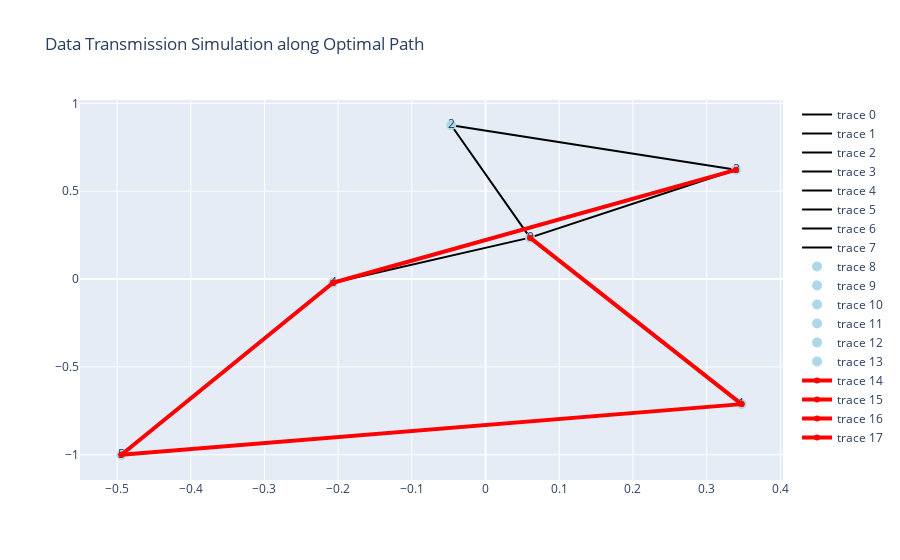

The cell this chart's notebook holds for it:
### Code cell
import networkx as nx
import plotly.graph_objects as go

# Define the graph
G = nx.Graph()
edges = [(0, 1, 4), (1, 5, 2), (5, 4, 3), (4, 3, 7), (3, 2, 8), (0, 4, 15), (0, 2, 12), (3, 0, 1)]
G.add_weighted_edges_from(edges)

# Define the optimal path
optimal_path = [3, 4, 5, 1, 0]

# Create Plotly figure
fig = go.Figure()

# Add edges to the figure
for (u, v, d) in G.edges(data=True):
    fig.add_trace(go.Scatter(x=[pos[u][0], pos[v][0]], y=[pos[u][1], pos[v][1]], 
                             mode='lines+text', line=dict(width=2, color='black')))

# Add nodes
for node in G.nodes():
    fig.add_trace(go.Scatter(x=[pos[node][0]], y=[pos[node][1]], mode='markers+text', 
                             marker=dict(size=10, color='lightblue'), text=[node]))

# Animate the path
for i in range(len(optimal_path)-1):
    u, v = optimal_path[i], optimal_path[i+1]
    fig.add_trace(go.Scatter(x=[pos[u][0], pos[v][0]], y=[pos[u][1], pos[v][1]], 
                             mode='lines+markers', line=dict(color='red', width=4)))

fig.update_layout(title="Data Transmission Simulation along Optimal Path")
fig.show()

### Figure 1 — Plotly figure (JSON) as saved in the notebook; plotly's stock layout.template omitted (floating-point values rounded to 4 significant figures)
{"data": [{"line": {"color": "black", "width": 2}, "mode": "lines+text", "type": "scatter", "x": [0.06033, 0.3475], "y": [0.2357, -0.7118]}, {"line": {"color": "black", "width": 2}, "mode": "lines+text", "type": "scatter", "x": [0.06033, -0.207], "y": [0.2357, -0.02107]}, {"line": {"color": "black", "width": 2}, "mode": "lines+text", "type": "scatter", "x": [0.06033, -0.04658], "y": [0.2357, 0.8754]}, {"line": {"color": "black", "width": 2}, "mode": "lines+text", "type": "scatter", "x": [0.06033, 0.3399], "y": [0.2357, 0.6218]}, {"line": {"color": "black", "width": 2}, "mode": "lines+text", "type": "scatter", "x": [0.3475, -0.4941], "y": [-0.7118, -1]}, {"line": {"color": "black", "width": 2}, "mode": "lines+text", "type": "scatter", "x": [-0.4941, -0.207], "y": [-1, -0.02107]}, {"line": {"color": "black", "width": 2}, "mode": "lines+text", "type": "scatter", "x": [-0.207, 0.3399], "y": [-0.02107, 0.6218]}, {"line": {"color": "black", "width": 2}, "mode": "lines+text", "type": "scatter", "x": [0.3399, -0.04658], "y": [0.6218, 0.8754]}, {"marker": {"color": "lightblue", "size": 10}, "mode": "markers+text", "text": ["0"], "type": "scatter", "x": [0.06033], "y": [0.2357]}, {"marker": {"color": "lightblue", "size": 10}, "mode": "markers+text", "text": ["1"], "type": "scatter", "x": [0.3475], "y": [-0.7118]}, {"marker": {"color": "lightblue", "size": 10}, "mode": "markers+text", "text": ["5"], "type": "scatter", "x": [-0.4941], "y": [-1]}, {"marker": {"color": "lightblue", "size": 10}, "mode": "markers+text", "text": ["4"], "type": "scatter", "x": [-0.207], "y": [-0.02107]}, {"marker": {"color": "lightblue", "size": 10}, "mode": "markers+text", "text": ["3"], "type": "scatter", "x": [0.3399], "y": [0.6218]}, {"marker": {"color": "lightblue", "size": 10}, "mode": "markers+text", "text": ["2"], "type": "scatter", "x": [-0.04658], "y": [0.8754]}, {"line": {"color": "red", "width": 4}, "mode": "lines+markers", "type": "scatter", "x": [0.3399, -0.207], "y": [0.6218, -0.02107]}, {"line": {"color": "red", "width": 4}, "mode": "lines+markers", "type": "scatter", "x": [-0.207, -0.4941], "y": [-0.02107, -1]}, {"line": {"color": "red", "width": 4}, "mode": "lines+markers", "type": "scatter", "x": [-0.4941, 0.3475], "y": [-1, -0.7118]}, {"line": {"color": "red", "width": 4}, "mode": "lines+markers", "type": "scatter", "x": [0.3475, 0.06033], "y": [-0.7118, 0.2357]}], "layout": {"title": {"text": "Data Transmission Simulation along Optimal Path"}}}
